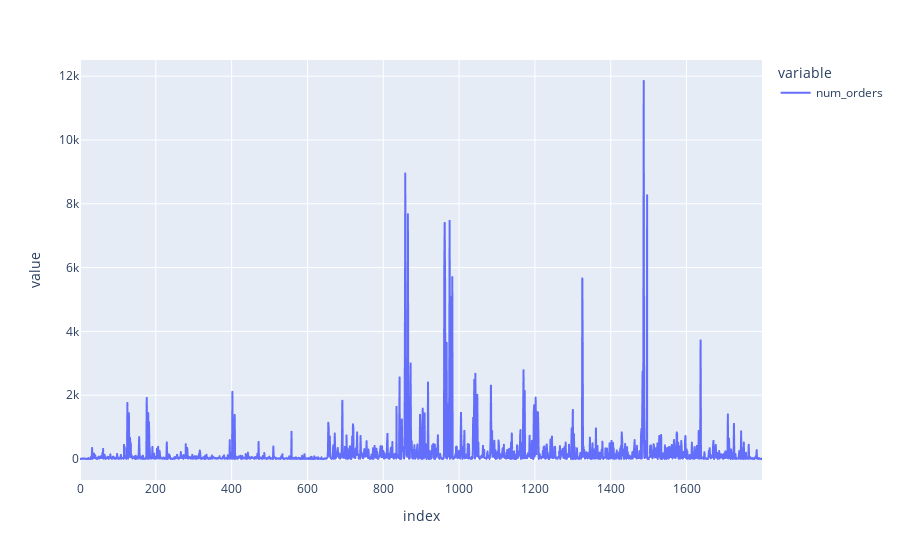

Notebook source saved alongside this figure:
### Code cell
sku_frequency.head()
px.line(sku_attributes.num_orders)

### Figure 1 — Plotly figure (JSON) as saved in the notebook; plotly's stock layout.template omitted (floating-point values rounded to 4 significant figures; data arrays with more than 128 entries replaced by an {"elided": "..."} marker saying what was removed)
{"data": [{"hovertemplate": "variable=num_orders<br>index=%{x}<br>value=%{y}<extra></extra>", "legendgroup": "num_orders", "line": {"color": "#636efa", "dash": "solid"}, "marker": {"symbol": "circle"}, "mode": "lines", "name": "num_orders", "showlegend": true, "type": "scattergl", "x": {"elided": "1800 int values"}, "xaxis": "x", "y": {"elided": "1800 int values"}, "yaxis": "y"}], "layout": {"legend": {"title": {"text": "variable"}, "tracegroupgap": 0}, "margin": {"t": 60}, "xaxis": {"anchor": "y", "domain": [0, 1], "title": {"text": "index"}}, "yaxis": {"anchor": "x", "domain": [0, 1], "title": {"text": "value"}}}}
